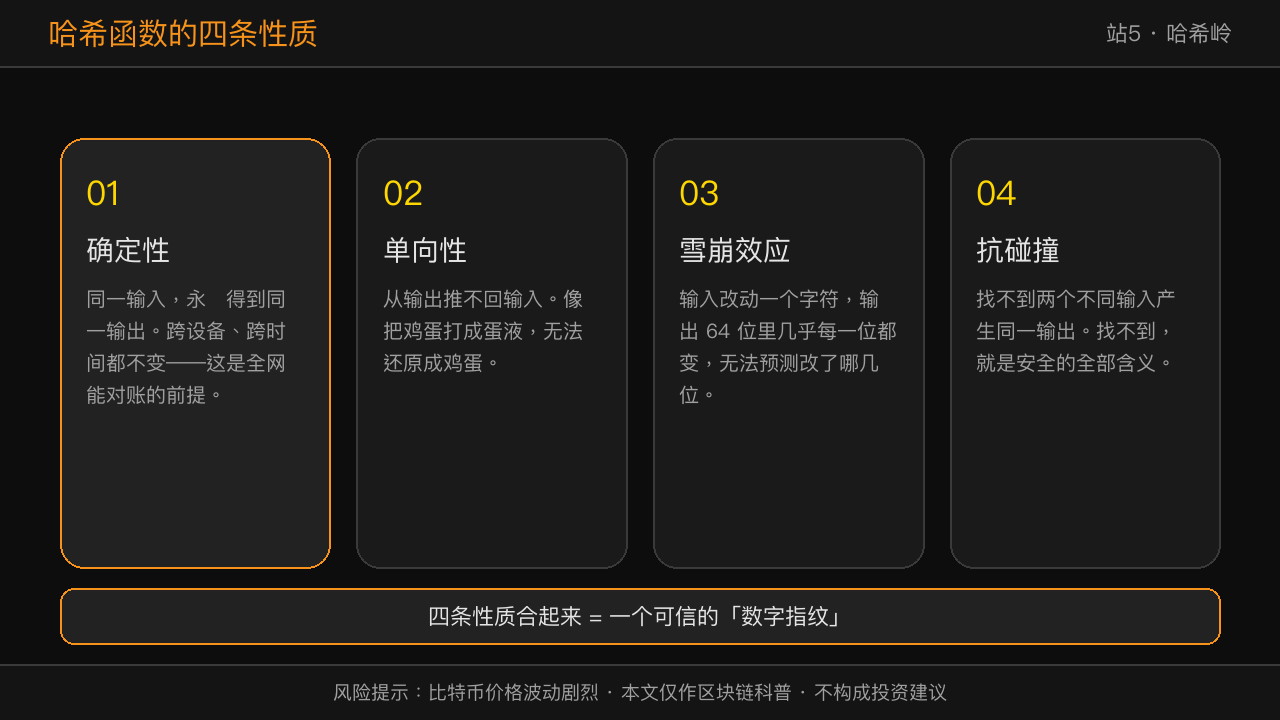
#> input picture assets/brand/samples/fig_neutral-dark.png, 1280 x 720 px
$ python cover-lint.py ../../assets/brand/samples/fig_neutral-dark.png
#> lines starting #> are read from the running program, lines starting #| are printed output that depends on the picture; after the words box and inside, x2 and y2 are one past the last pixel; in counts of white or black regions, pixels touching at a corner belong together
# -*- coding: utf-8 -*-
"""
Phase 4 · 9 站微信封面 L1 机器检验
=====================================

输入：1 张 900×383 封面 PNG（或 9 张批量）
输出：6 项机器可判定检查 + PASS/FAIL + 详细阈值

用法：
  python tools/dev/cover-lint.py <cover.png>
  python tools/dev/cover-lint.py <out_dir>/*.png

阈值依据：
  · 微信头条封面硬约束 = 900×383 2.35:1
  · 中央 383×383 安全区 = 缩略图自动裁出范围
  · 左上 ₿ PNG 必须粘贴（用户要求标准 ₿）
  · 缩略图文字可读性 = 移动端指甲盖大小仍能分清
  · 合规词 = 公众号境内合规（极限词/诱导交易词）

v5 适配（2026-09-04）：
  v4 的「右下无 AI 水印」项通过异常像素检测 inpaint 残留。
  v5 safe-crop 模式下母图未动，物理上不可能有水印——此项移除。
  改为「右下无拼接痕」= 右下与中央纹理一致性（避免今后误用）。
"""
import os, sys, glob
from PIL import Image
import numpy as np

# ===== 阈值 =====
TH = {
    'canvas_size':          (900, 383),                 # 微信头条封面硬要求
    'safe_zone':            383,                        # 中央安全区边长
    'b_roi':                (18, 18, 82, 82),           # 左上 ₿ ROI (x1,y1,x2,y2)
    'b_unique_min':         30,                         # ROI 内最少颜色种类（证明 ₿ 已贴）
    'center_text_min':      0.028,                      # 中央文字深色像素占比下限（水彩底放宽）
    'thumb_dark_min':       0.009,                      # 缩略图深色像素占比下限（水彩底放宽至 0.9%）
    'thumb_size':        (200, 85),                     # 微信列表缩略图尺寸（900×383 → 200×85）
    'bottom_dark_max':      0.060,                      # 底部 80px 墨迹占比上限（微信叠标题区，须留白）
    'ink_delta':            40,                         # 主题自适应：|V − 背景V| > 40 记为「墨」（适配暖黑封面）
}
# v8 适配（2026-09-27）：v4/v5 的「深色像素 = 墨」仅适用于浅底水彩封面。
# v8 封面改为暖黑（ADR-0005）后，底色本身 V≈37，全图都会被判成墨 —— 底部项 98% 误红、
# 中央/缩略项则变成「空图也通过」的假绿。现改为以全图 V 中位数为背景基准的对比墨口径。

# ===== 合规词 =====
COMPLIANCE = {
    'extreme': ['最', '第一', '唯一', '国家级', '顶尖', '最佳', '最大', '最强', '史上', '第一', '首', '独家'],
    'trading': ['买', '卖', '涨', '跌', '稳赚', '收益', '进场', '加仓', '抄底', '币圈', '合约', '爆仓', '梭哈', '上车'],
}


def analyze_cover(path):
    im = Image.open(path).convert('RGB')
#> im is the input picture: PIL image 1280x720 RGB; mean R, G, B 29.7, 28.5, 27
    W, H = im.size
#> W = 1280; H = 720
    arr = np.asarray(im)
    hsv_full = np.asarray(im.convert('HSV'))
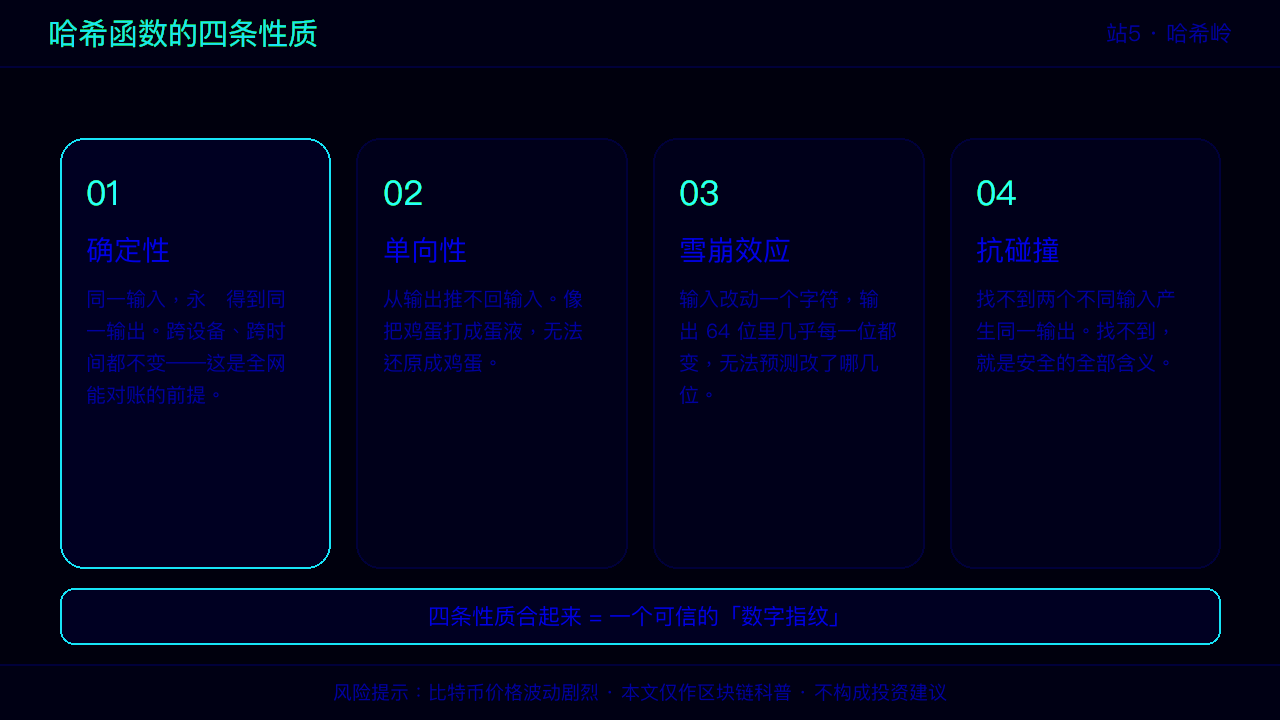
#> hsv_full: shape (720, 1280, 3); mean R, G, B 0.3, 3, 29.7
    Val = hsv_full[..., 2]
    Sat = hsv_full[..., 1]
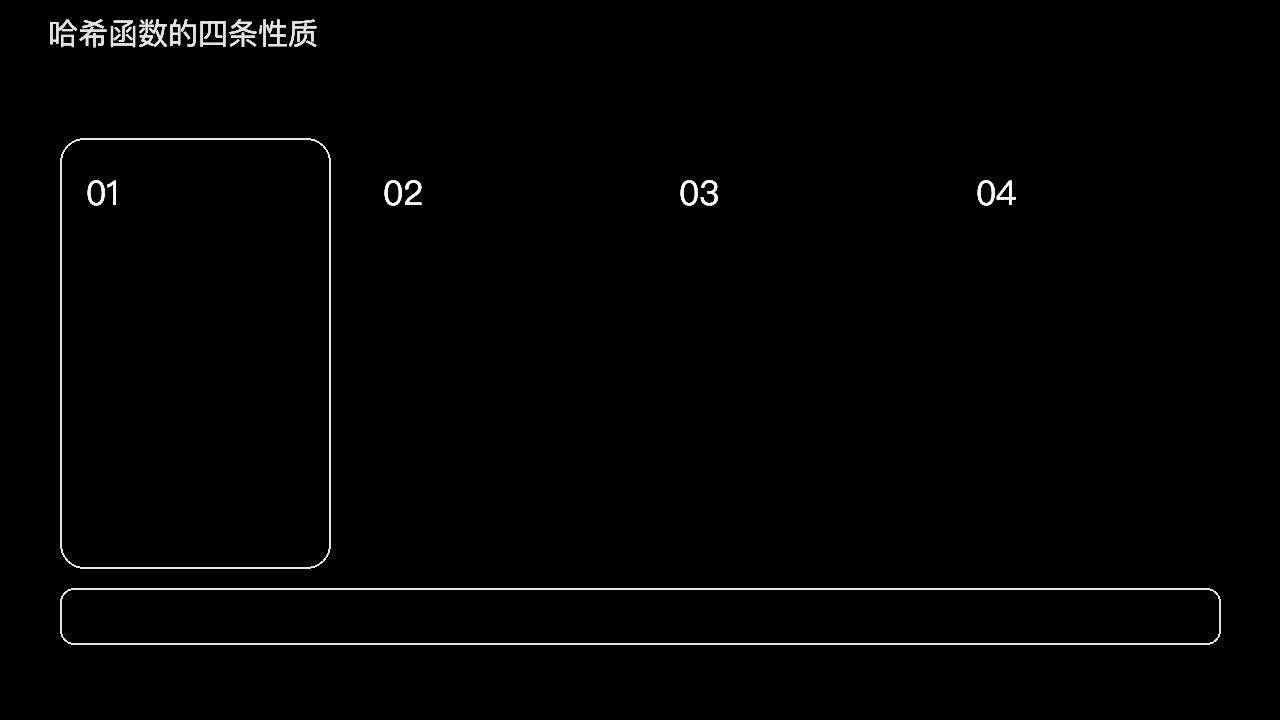
#> Sat: shape (720, 1280); min 0, max 255, mean 3

    # ---- 1. 画布尺寸 ----
    size_ok = (W, H) == TH['canvas_size']
#> size_ok = False

    # ---- 2. 左上 ₿ PNG 已贴 ----
    x1, y1, x2, y2 = TH['b_roi']
    b_roi = arr[y1:y2, x1:x2]
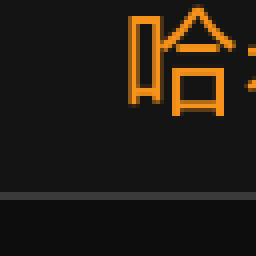
#> b_roi: shape (64, 64, 3) (shown 4 times larger); mean R, G, B 34.7, 28.1, 20.1
    b_unique = len(np.unique(b_roi.reshape(-1, 3), axis=0))
#> b_unique = 100
    b_ok = b_unique >= TH['b_unique_min']
#> b_ok = True

    # ---- 3. 中央文字密度 ----
    cx, cy = W // 2, H // 2
#> cx = 640; cy = 360
    h = TH['safe_zone'] // 2
    bg_v = int(np.median(Val))                 # 主题背景基准（暖黑≈37 / 浅底≈230）
#> bg_v = 26
    ink = (np.abs(Val.astype(int) - bg_v) > TH['ink_delta'])   # 对比墨掩膜，明暗主题通用
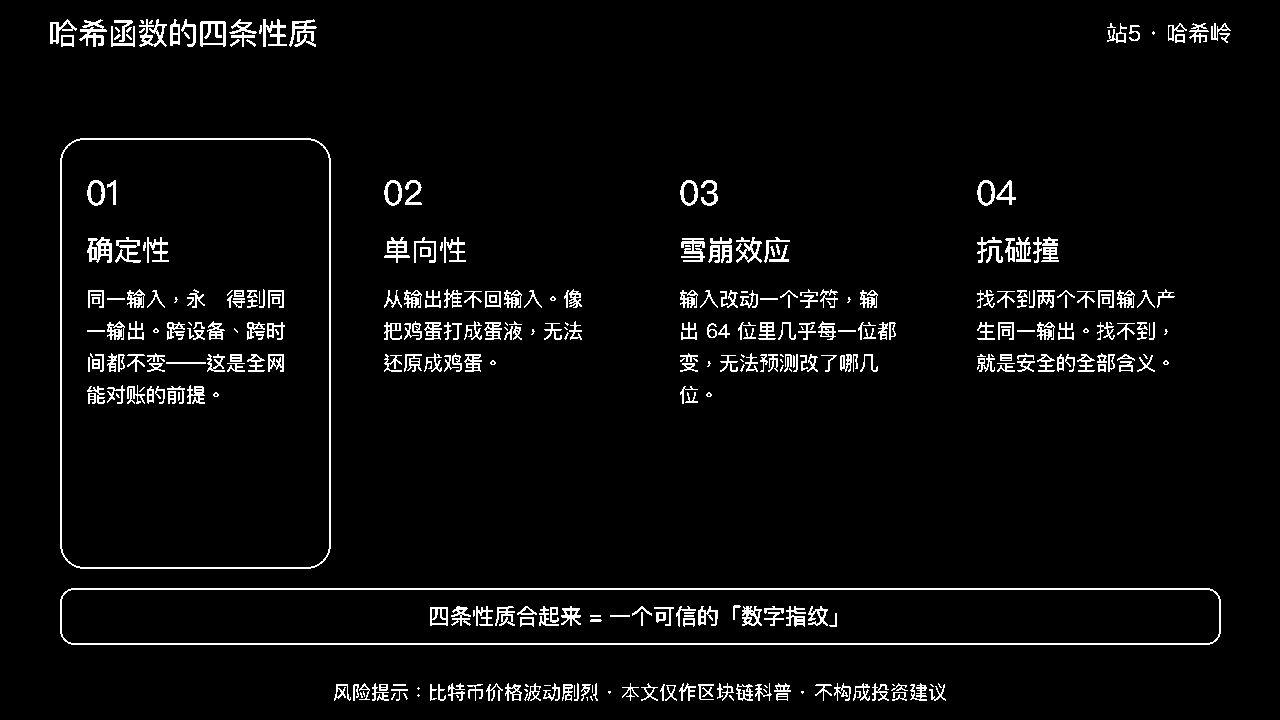
#> ink: shape (720, 1280) bool; 4.1% white in thin lines or dots, all inside (x1, y1, x2, y2) = (50, 19, 1231, 701)
    dark_ratio = float(ink[cy-h:cy+h, cx-h:cx+h].mean())
#> dark_ratio = 0.0442
    text_ok = dark_ratio >= TH['center_text_min']
#> text_ok = True

    # ---- 4. 右下水印检测（v5 safe-crop 模式：物理上不可能有水印，仅做兜底验证）----
    # 母图未动，水印特征色（暗灰 RGBA 角标）不应出现
    # 用简单策略：右下 16%×8% 不应含有「暗灰色块聚集」（水印特征）
    wx1 = int(W * 0.84)
#> wx1 = 1075
    wy1 = int(H * 0.92)
#> wy1 = 662
    wx2 = int(W * 1.00)
#> wx2 = 1280
    wy2 = int(H * 1.00)
#> wy2 = 720
    right_roi = arr[wy1:wy2, wx1:wx2]
    # 水印特征：暗灰（RGB 均值 < 130）+ 高饱和度差异（文本与底图反差大）
    # v5 母图右下是水彩纹理，不会出现这种"暗灰半透明"特征
    hsv_roi = np.asarray(Image.fromarray(right_roi).convert('HSV'))
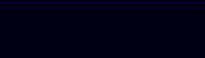
#> hsv_roi: shape (58, 205, 3); mean R, G, B 0, 0, 21.1
    val = hsv_roi[..., 2]
    # 水印角标通常 RGB ~ (180-220, 180-220, 180-220) 半透明
    # 而水彩纹理是暖色（RGB 高 R/G，低 B）
    # 简化：右下不应有大量灰色像素（V 中等但 Sat < 30）
    sat_roi = hsv_roi[..., 1]
#> sat_roi: shape (58, 205); every value is 0
    gray_count = int(((val > 100) & (val < 200) & (sat_roi < 30)).sum())
#> gray_count = 0
    gray_ratio = gray_count / max(1, right_roi.shape[0] * right_roi.shape[1])
#> gray_ratio = 0
    wm_ok = gray_ratio < 0.15  # 灰色像素占比 < 15%
#> wm_ok = True

    # ---- 5. 缩略图文字可读性 ----
    thumb = im.resize(TH['thumb_size'], Image.LANCZOS)
    thumb_hsv = np.asarray(thumb.convert('HSV'))
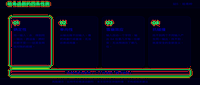
#> thumb_hsv: shape (85, 200, 3); mean R, G, B 13.7, 15.1, 29.9
    tv = thumb_hsv[..., 2].astype(int)
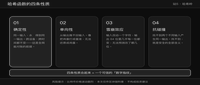
#> tv: shape (85, 200) int64; min 10, max 163, mean 29.9
    thumb_bg = int(np.median(tv))
#> thumb_bg = 26
    thumb_dark = float((np.abs(tv - thumb_bg) > TH['ink_delta']).mean())
#> thumb_dark = 0.0659
    thumb_ok = thumb_dark >= TH['thumb_dark_min']
#> thumb_ok = True

    # ---- 6. 合规词检测（基于文件名推断） ----
    fname = os.path.basename(path)
    violations = []
    for kind, words in COMPLIANCE.items():
        for w in words:
            if w in fname:
                violations.append((kind, w))

    # ---- 7. 中央安全区不溢出（画布底部 80px 不应有重文字） ----
    # 微信叠标题会覆盖底部 80px，所以文字必须避开
    bottom_dark = float(ink[H-80:, :].mean())
#> bottom_dark = 0.057
    bottom_ok = bottom_dark < TH['bottom_dark_max']  # 底部墨迹 < 6%（微信叠标题区须留白）
#> bottom_ok = True

    # ---- 汇总 ----
    checks = [
        ('画布 900×383',                 size_ok,    f'{W}×{H}'),
        ('背景主题（暗底/浅底）',        True,       f'背景 V={bg_v} → {"暖黑" if bg_v < 128 else "浅底"}'),
        ('左上 ₿ PNG 已贴',             b_ok,       f'{b_unique} 色种 ≥ {TH["b_unique_min"]}'),
        ('中央文字密度',                 text_ok,    f'{dark_ratio*100:.2f}% ≥ {TH["center_text_min"]*100:.0f}%'),
        ('右下无水印特征（v5 兜底）',  wm_ok,      f'灰色像素 {gray_ratio*100:.1f}% < 15%'),
        ('200×85 缩略图文字可读',        thumb_ok,   f'{thumb_dark*100:.2f}% ≥ {TH["thumb_dark_min"]*100:.0f}%'),
        ('底部 80px 无重文字（叠标题区）', bottom_ok, f'{bottom_dark*100:.2f}% < {TH["bottom_dark_max"]*100:.1f}%'),
    ]

    overall = all(c[1] for c in checks) and not violations
#> overall = False

    return {
        'file': fname,
        'path': path,
        'size': (W, H),
        'checks': checks,
        'violations': violations,
        'overall': overall,
        # 额外给输出用
        'metrics': {
            'b_unique': b_unique,
            'dark_ratio': dark_ratio,
            'gray_ratio': gray_ratio,
            'thumb_dark': thumb_dark,
            'bottom_dark': bottom_dark,
        }
    }


def main():
    paths = []
    for arg in sys.argv[1:]:
        if os.path.isfile(arg):
            paths.append(arg)
        elif os.path.isdir(arg):
            paths.extend(sorted(glob.glob(f'{arg}/*.png')))
        else:
            paths.extend(sorted(glob.glob(arg)))

    if not paths:
        print('用法: cover-lint.py <cover.png> [<cover2.png> ...]')
        print('      cover-lint.py <out_dir>/*.png')
        print('      cover-lint.py <out_dir>/**/*.png')
        return 1

    print(f'\n📋 Phase 4 · 9 站微信封面 L1 机器检验  ({len(paths)} 张)\n')
    print('-' * 84)

    all_pass = True
    for p in paths:
        r = analyze_cover(p)
#> r = 7 items
        all_pass = all_pass and r['overall']
#> all_pass = False
        flag = '✅ PASS' if r['overall'] else '❌ FAIL'
#> flag = '❌ FAIL'
        print(f'\n{r["file"]}  {flag}')
#| fig_neutral-dark.png  ❌ FAIL
        print(f'  尺寸      : {r["size"]} (要求 900×383)')
#|   尺寸      : (1280, 720) (要求 900×383)
        for name, ok, detail in r['checks']:
            ic = '✅' if ok else '❌'
            print(f'  {ic} {name:<32}  {detail}')
#> this loop made 7 passes
#> (name, ok, detail, ic) on passes 1 to 7: ('画布 900×383', False, '1280×720', '❌'), ('背景主题（暗底/浅底）', True, '背景 V=26 → 暖黑', '✅'), ('左上 ₿ PNG 已贴', True, '100 色种 ≥ 30', '✅'), ('中央文字密度', True, '4.42% ≥ 3%', '✅'), ('右下无水印特征（v5 兜底）', True, '灰色像素 0.0% < 15%', '✅'), ('200×85 缩略图文字可读', True, '6.59% ≥ 1%', '✅'), ('底部 80px 无重文字（叠标题区）', True, '5.70% < 6.0%', '✅')
#|   ❌ 画布 900×383                        1280×720
#|   ✅ 背景主题（暗底/浅底）                       背景 V=26 → 暖黑
#|   ✅ 左上 ₿ PNG 已贴                       100 色种 ≥ 30
#|   ✅ 中央文字密度                            4.42% ≥ 3%
#|   ✅ 右下无水印特征（v5 兜底）                    灰色像素 0.0% < 15%
#|   ✅ 200×85 缩略图文字可读                    6.59% ≥ 1%
#|   ✅ 底部 80px 无重文字（叠标题区）                5.70% < 6.0%
        if r['violations']:
            print(f'  ⚠️  合规词违规: {r["violations"]}')
        else:
            print(f'  ✅ 合规词                       0 命中')

    print('\n' + '-' * 84)
    print(f'总计 {len(paths)} 张,  {"ALL PASS ✅" if all_pass else "SOME FAIL ❌"}')
#| 总计 1 张,  SOME FAIL ❌
    print('阈值: 尺寸=900×383 / ₿ ROI≥30 色 / 中央文字≥4% / 右下水印异常≤8 / 缩略图≥6% / 底部<4%')
    return 0 if all_pass else 1


if __name__ == '__main__':
#> (the run stopped early here; a loop or call above may not have finished)
